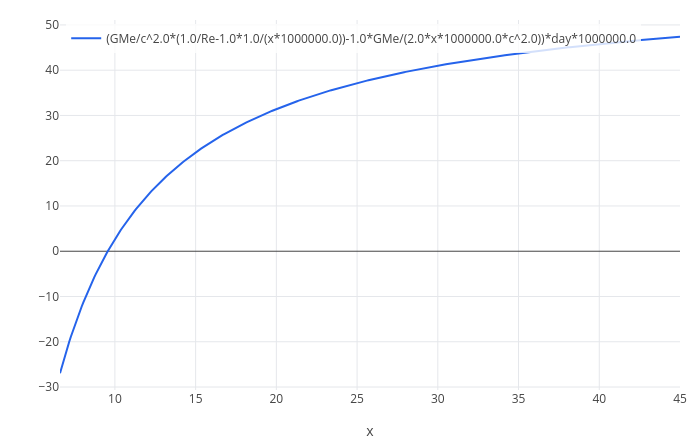

This figure's notebook cell:
### Markdown cell above
The clocks gain about 38 microseconds per day. Light travels 11 km in that time, so without the correction GPS positions
would drift by kilometres every day. The satellites' clocks are deliberately tuned slow before launch, by 4.465 parts in
$10^{10}$, to compensate.

### Where the effects cancel

The net rate depends on the orbit radius. Low orbits are dominated by speed (clocks run slow), high orbits by gravity
(clocks run fast). With $x$ the orbit radius in thousands of km:

### Code cell
plot((GMe/c^2*(1/Re - 1/(x*1e6)) - GMe/(2*x*1e6*c^2))*day*1e6, x, 6.6, 45)

### Figure 1 — Plotly figure (JSON) as saved in the notebook; plotly's stock layout.template omitted (floating-point values rounded to 4 significant figures; data arrays with more than 128 entries replaced by an {"elided": "..."} marker saying what was removed)
{"data": [{"line": {"color": "#2563eb", "width": 2}, "mode": "lines", "name": "(GMe/c^2.0*(1.0/Re-1.0*1.0/(x*1000000.0))-1.0*GMe/(2.0*x*1000000.0*c^2.0))*day*1000000.0", "type": "scatter", "x": {"elided": "402 float values"}, "y": {"elided": "402 float values"}}], "layout": {"height": 440, "legend": {"bgcolor": "rgba(255,255,255,0.8)", "x": 0.01, "y": 0.99}, "margin": {"b": 50, "l": 60, "r": 20, "t": 20}, "showlegend": true, "title": {"text": ""}, "width": 700, "xaxis": {"title": {"text": "x"}, "zeroline": true}, "yaxis": {"range": [-30.66, 51.09], "title": {"text": ""}, "zeroline": true}}}
